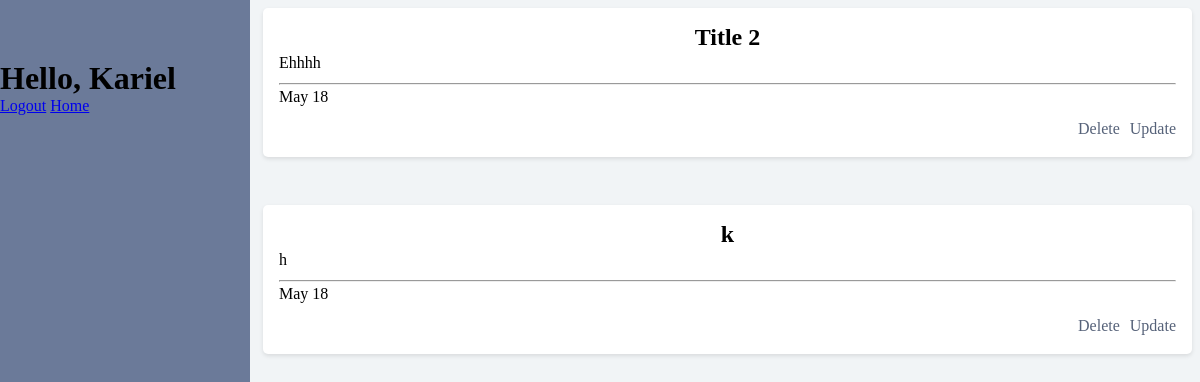
The app's page /all_blogs (signed in), older data.
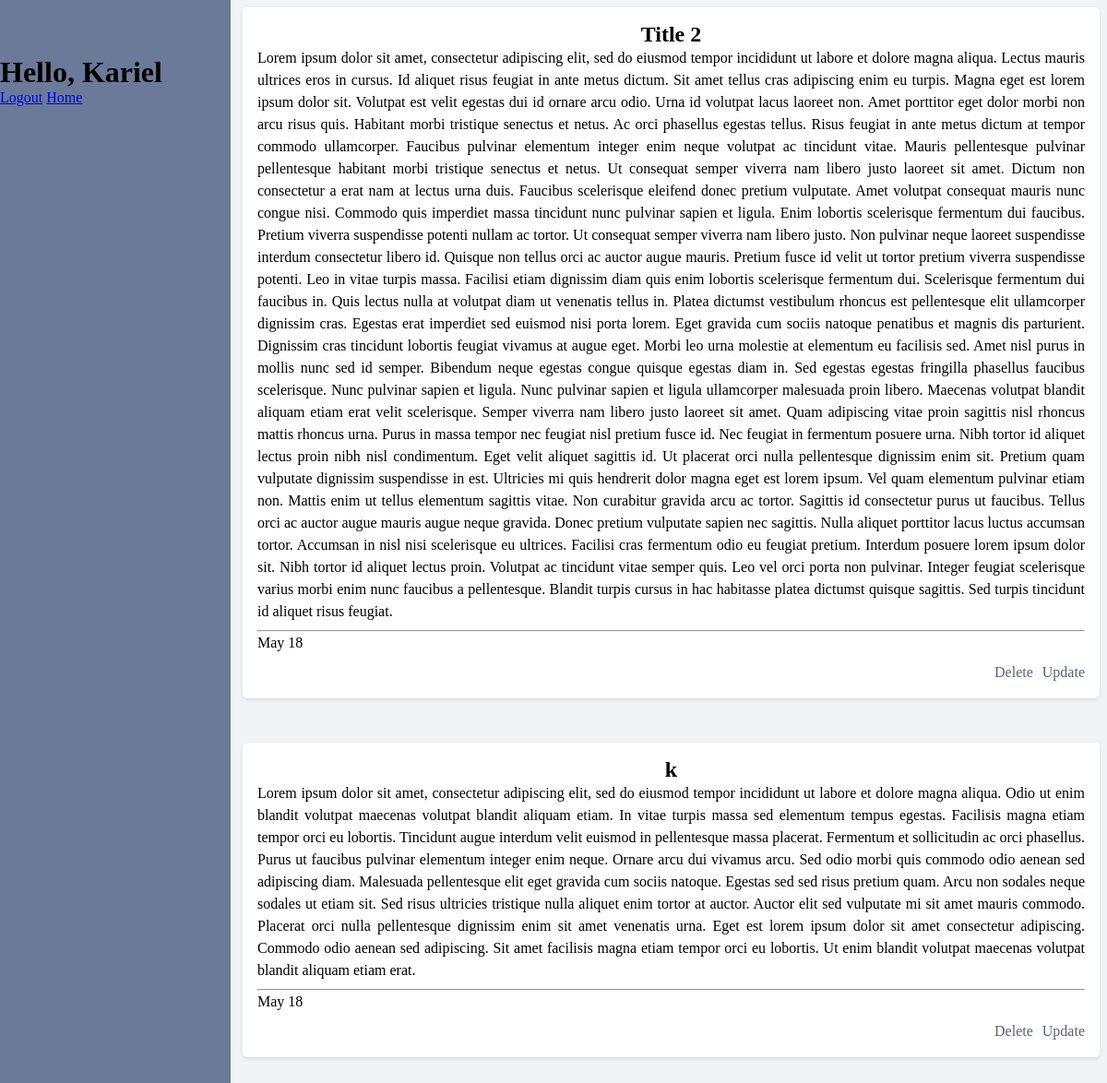
The same page, newer data.
### app/models.py (models this page shows, shortened)
class Posts(models.Model):
    author = models.ForeignKey(User, on_delete=models.CASCADE)
    title = models.CharField(max_length=200, default='required')
    content_creator = models.ForeignKey(YouTuber, on_delete=models.CASCADE)
    post = models.TextField()
    created_at = models.DateTimeField()

### app/views.py (the view, shortened to what this page needs)
# urls.py: path('all_blogs', view_all_blogs, name = 'view_my_blogs'),
@login_required(login_url='user_login')
def view_all_blogs(request):
    posts = view_all_posts(request.user)
    try:
        users_posts = view_all_posts_associated(YouTuber.objects.get(creator__username = request.user))
    except:
        users_posts = []
    return render(request, 'view_blogs.html', {'posts': posts, 'users_posts':users_posts})

### app/models.py (called while the page is built)
def view_all_posts(user):
    return Posts.objects.filter(author = user)

### app/templates/view_blogs.html (shortened to what this page needs)
{% extends "dashboard.html" %}
{% block title %}
<div>
    {% for post in posts %}
        <div class = 'blog'>
        {% now "Y" as current_year %}
        <h2>{{post.title}}</h2>
        <p>{{post.post}}</p>
        <hr>
        <div>
            {% if post.created_at|date:"Y" == current_year %}
            <p>{{ post.created_at|date:"M d" }}</p>
        {% else %}
            <p>{{ post.created_at|date:"M d, Y" }}</p>
        {% endif %}
        <p class = 'edit'>
            <a href = {% url "update" post.title%}>Update</a>
            <a href = {% url "delete" post.title%}>Delete</a>
        </div>
        </div>
    </div>
    {% endfor %}
{% endblock title %}

Row changes from the older to the newer data that the page shows:
changed Posts "Title 2": post "Ehhhh" → "Lorem ipsum dolor sit amet, consectetur adipiscing elit, sed do eiusmod tempor incididunt ut labore et dolore magna aliqua. Lectus mauris ultrices eros in cursus. Id aliquet risus feugiat in ante metus dictum. Sit amet tellus cras adipiscing enim eu turpis. Magna eget est lorem ipsum dolor sit. Volutpat est velit egestas dui id ornare arcu odio. Urna id volutpat lacus laoreet non. Amet porttitor eget dolor morbi non arcu risus quis. Habitant morbi tristique senectus et netus. Ac orci phasellus egestas tellus. Risus feugiat in ante metus dictum at tempor commodo ullamcorper. Faucibus pulvinar elementum integer enim neque volutpat ac tincidunt vitae. Mauris pellentesque pulvinar pellentesque…"
changed Posts: post "h" → "Lorem ipsum dolor sit amet, consectetur adipiscing elit, sed do eiusmod tempor incididunt ut labore et dolore magna aliqua. Odio ut enim blandit volutpat maecenas volutpat blandit aliquam etiam. In vitae turpis massa sed elementum tempus egestas. Facilisis magna etiam tempor orci eu lobortis. Tincidunt augue interdum velit euismod in pellentesque massa placerat. Fermentum et sollicitudin ac orci phasellus. Purus ut faucibus pulvinar elementum integer enim neque. Ornare arcu dui vivamus arcu. Sed odio morbi quis commodo odio aenean sed adipiscing diam. Malesuada pellentesque elit eget gravida cum sociis natoque. Egestas sed sed risus pretium quam. Arcu non sodales neque sodales ut etiam sit.…"
